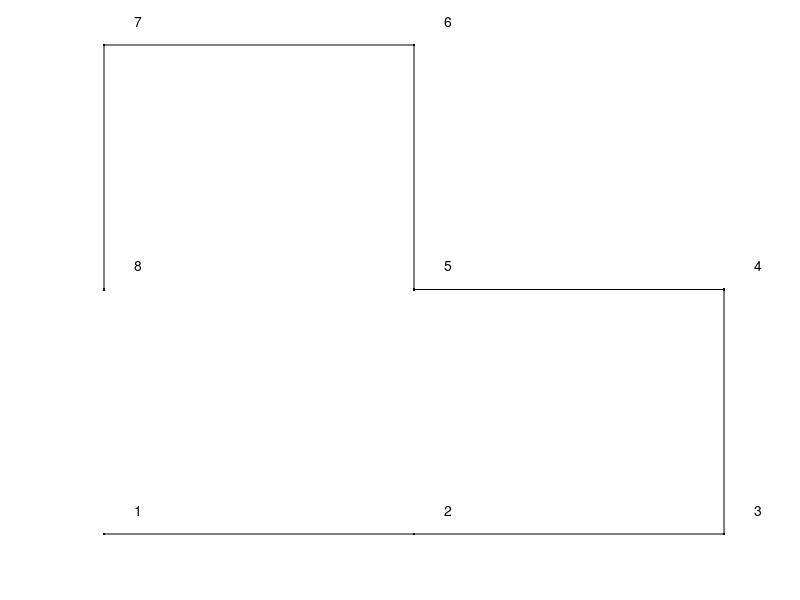
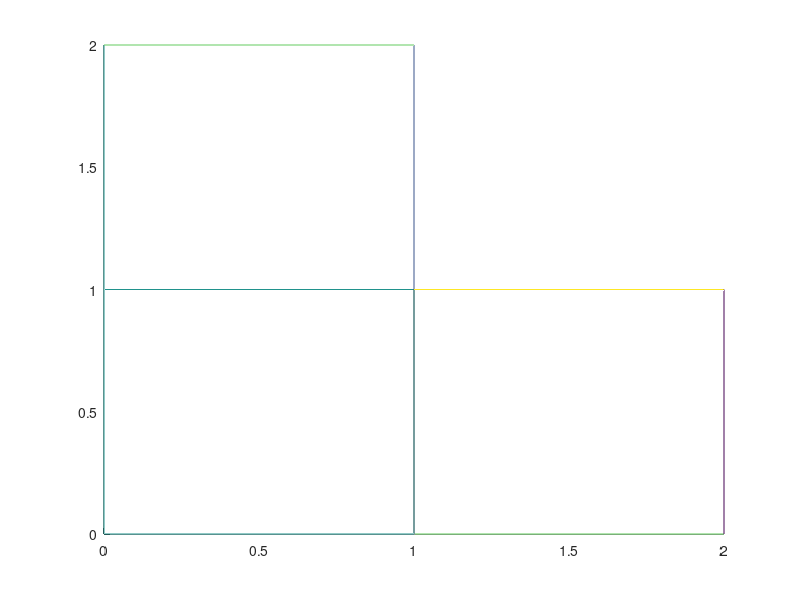

MATLAB code to generate these figures, in order:
clear;clc;
x = [0 1 2 2 1 1 0 0];
y = [0 0 0 1 1 2 2 1];
for i = 1 : length(x)
    text(x(i)+0.1,y(i)+0.1,sprintf('%d',i))
    hold on
end
quad = [1 2 5 8;
    2 3 4 5;
    8 5 6 7];

plot(x,y,'k.-')
axis off

z = sin(pi*x).*cos(pi*y);
c = z;
figure

ax=newplot;
fc = get(gcf,'Color');
h = patch('faces',quad,'vertices',[x(:) y(:) z(:)],'facevertexcdata',c(:),...
    'facecolor',fc,'edgecolor',get(ax,'defaultsurfacefacecolor'),...
    'facelighting', 'none', 'edgelighting', 'flat',...
    'parent',ax);